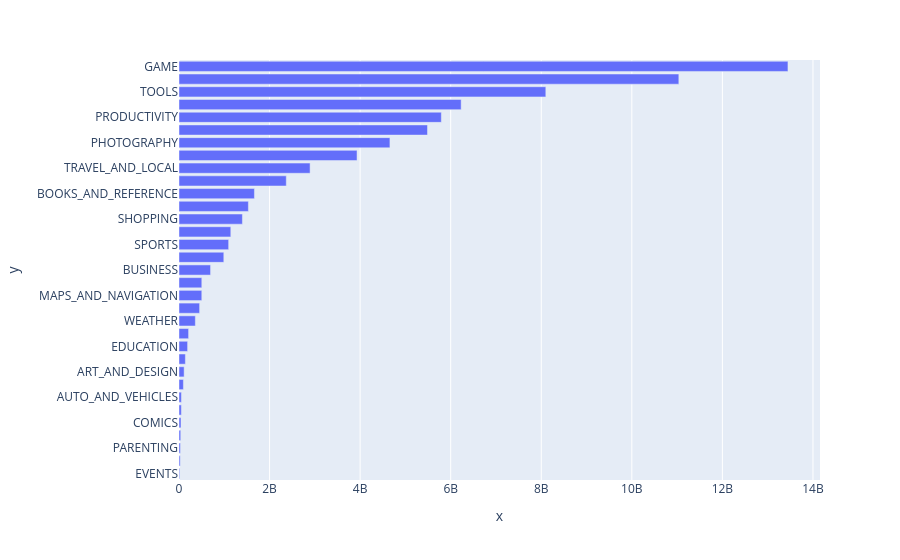

Notebook code for this chart:
### Markdown cell above
### Horizontal Bar Chart - Most Popular Categories (Highest Downloads)

### Code cell
h_bar = px.bar(x=category_installs.Installs,
               y=category_installs.index,
               orientation='h')

h_bar.show()

### Figure 1 — Plotly figure (JSON) as saved in the notebook; plotly's stock layout.template omitted (floating-point values rounded to 4 significant figures)
{"data": [{"hovertemplate": "x=%{x}<br>y=%{y}<extra></extra>", "legendgroup": "", "marker": {"color": "#636efa", "pattern": {"shape": ""}}, "name": "", "orientation": "h", "showlegend": false, "textposition": "auto", "x": [15949410, 26916200, 31116110, 38252576, 44931100, 52083000, 53129800, 97072000, 113233100, 140911410, 189851000, 211677750, 361096500, 455249400, 503267560, 503611120, 697018120, 989660000, 1096431465, 1144006220, 1400331540, 1532352930, 1665791655, 2369110650, 2894859300, 3931797200, 4658143130, 5487841475, 5793070180, 6230955490, 8100724500, 11038241530, 13447762717], "xaxis": "x", "y": ["EVENTS", "BEAUTY", "PARENTING", "MEDICAL", "COMICS", "LIBRARIES_AND_DEMO", "AUTO_AND_VEHICLES", "HOUSE_AND_HOME", "ART_AND_DESIGN", "DATING", "EDUCATION", "FOOD_AND_DRINK", "WEATHER", "FINANCE", "MAPS_AND_NAVIGATION", "LIFESTYLE", "BUSINESS", "ENTERTAINMENT", "SPORTS", "HEALTH_AND_FITNESS", "SHOPPING", "PERSONALIZATION", "BOOKS_AND_REFERENCE", "NEWS_AND_MAGAZINES", "TRAVEL_AND_LOCAL", "VIDEO_PLAYERS", "PHOTOGRAPHY", "SOCIAL", "PRODUCTIVITY", "FAMILY", "TOOLS", "COMMUNICATION", "GAME"], "yaxis": "y", "type": "bar"}], "layout": {"xaxis": {"anchor": "y", "domain": [0.0, 1.0], "title": {"text": "x"}}, "yaxis": {"anchor": "x", "domain": [0.0, 1.0], "title": {"text": "y"}}, "legend": {"tracegroupgap": 0}, "margin": {"t": 60}, "barmode": "relative"}}
